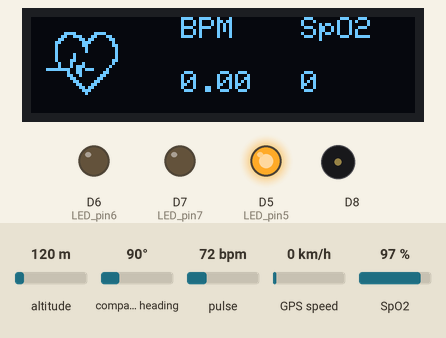
Recording of a sketch running on a simulated ESP8266 (NodeMCU). On the bench: 128×32 one-colour display, output pins drawn as LEDs (lit = HIGH), buzzer (waves = sounding). Inputs (shaded band) come from the test bench; at power-on: pulse 72 bpm, SpO2 97 %, altitude 120 m, compass heading 90°, GPS speed 0 km/h. WiFi joins after 1.5 s; servers stay silent unless stated; the display library's start-up logo is not drawn; the GPS gets a fix after 3 s at 37.7749, -122.4194 with 8 satellites; what the sketch prints to the serial monitor is not drawn.

Above: at 5.8 s.
5.9 s: pulse set to 62 bpm
At 9.4 s:
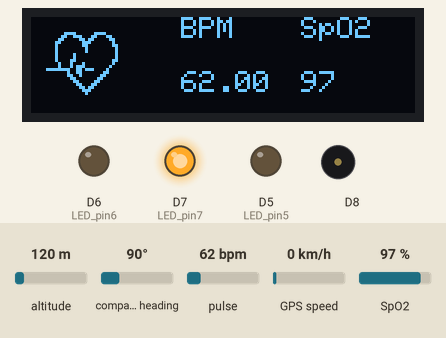
9.9 s: pulse set to 58 bpm
At 11.2 s:
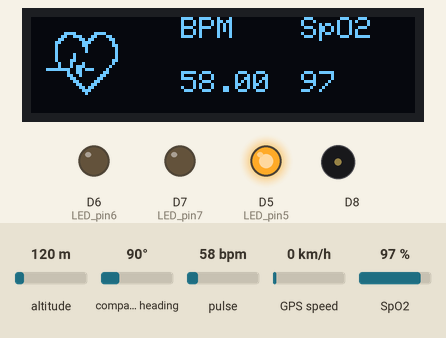
13.9 s: pulse set to 130 bpm
At 15.5 s:
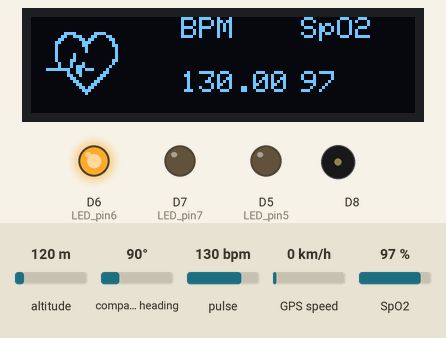
17.9 s: SpO2 set to 80 %
At 19.73 s:
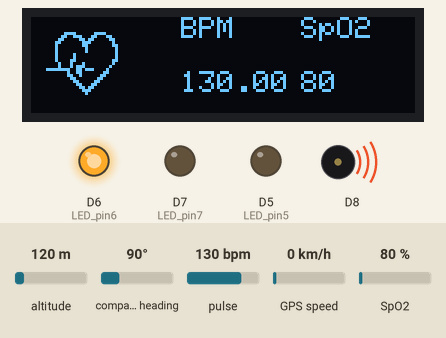
21.1 s: SpO2 set to 85 %
At 22.0 s:
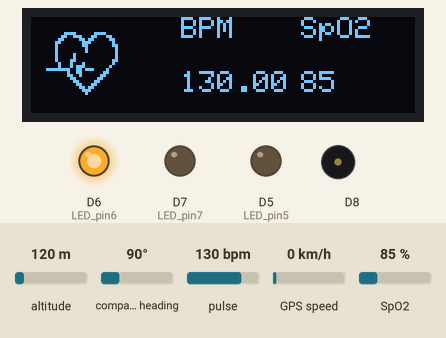
Timing chart, 0 to 25.1 s (numbered marks = the images above; inputs shaded):
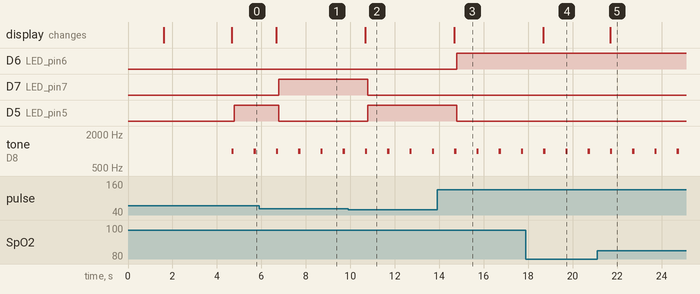

The sketch:

sketch_mar13a.ino
```cpp
// (licence header left out)
#include <Adafruit_GFX.h>        //OLED libraries
#include <Adafruit_SSD1306.h>
#include <Wire.h>
#include "MAX30100_PulseOximeter.h"
#include <ESP8266WiFi.h>  // wifi
#include <SoftwareSerial.h>
#include <TinyGPS++.h>
//#include <ThingSpeak.h>   // link to thingspeak

#define REPORTING_PERIOD_MS     1000

// PulseOximeter is the higher level interface to the sensor
// it offers:
//  * beat detection reporting
//  * heart rate calculation
//  * SpO2 (oxidation level) calculation
PulseOximeter pox;

uint32_t tsLastReport = 0;

//wifi
const char *ssid =  "OPPORTUNITY";
const char *pass =  "12345679";
TinyGPSPlus gps;
SoftwareSerial SerialGPS(2, 0);
WiFiClient client;
long myChannelNumber = 1704864;
const char myWriteAPIKey[] = "3VJIL0OO5404LO1Z";
float Latitude , Longitude;
int year , month , date, hour , minute , second;
String DateString , TimeString , LatitudeString , LongitudeString;


//OLED
#define SCREEN_WIDTH 128 // OLED display width, in pixels
#define SCREEN_HEIGHT 32 // OLED display height, in pixels 32
#define OLED_RESET    -1 // Reset pin # (or -1 if sharing Arduino reset pin)

Adafruit_SSD1306 display(SCREEN_WIDTH, SCREEN_HEIGHT, &Wire, OLED_RESET); //Declaring the display name (display)

static const unsigned char PROGMEM logo2_bmp[] =
{ 0x03, 0xC0, 0xF0, 0x06, 0x71, 0x8C, 0x0C, 0x1B, 0x06, 0x18, 0x0E, 0x02, 0x10, 0x0C, 0x03, 0x10,              //Logo2 and Logo3 are two bmp pictures that display on the OLED if called
  0x04, 0x01, 0x10, 0x04, 0x01, 0x10, 0x40, 0x01, 0x10, 0x40, 0x01, 0x10, 0xC0, 0x03, 0x08, 0x88,
  0x02, 0x08, 0xB8, 0x04, 0xFF, 0x37, 0x08, 0x01, 0x30, 0x18, 0x01, 0x90, 0x30, 0x00, 0xC0, 0x60,
  0x00, 0x60, 0xC0, 0x00, 0x31, 0x80, 0x00, 0x1B, 0x00, 0x00, 0x0E, 0x00, 0x00, 0x04, 0x00,
};

static const unsigned char PROGMEM logo3_bmp[] =
{ 0x01, 0xF0, 0x0F, 0x80, 0x06, 0x1C, 0x38, 0x60, 0x18, 0x06, 0x60, 0x18, 0x10, 0x01, 0x80, 0x08,
  0x20, 0x01, 0x80, 0x04, 0x40, 0x00, 0x00, 0x02, 0x40, 0x00, 0x00, 0x02, 0xC0, 0x00, 0x08, 0x03,
  0x80, 0x00, 0x08, 0x01, 0x80, 0x00, 0x18, 0x01, 0x80, 0x00, 0x1C, 0x01, 0x80, 0x00, 0x14, 0x00,
  0x80, 0x00, 0x14, 0x00, 0x80, 0x00, 0x14, 0x00, 0x40, 0x10, 0x12, 0x00, 0x40, 0x10, 0x12, 0x00,
  0x7E, 0x1F, 0x23, 0xFE, 0x03, 0x31, 0xA0, 0x04, 0x01, 0xA0, 0xA0, 0x0C, 0x00, 0xA0, 0xA0, 0x08,
  0x00, 0x60, 0xE0, 0x10, 0x00, 0x20, 0x60, 0x20, 0x06, 0x00, 0x40, 0x60, 0x03, 0x00, 0x40, 0xC0,
  0x01, 0x80, 0x01, 0x80, 0x00, 0xC0, 0x03, 0x00, 0x00, 0x60, 0x06, 0x00, 0x00, 0x30, 0x0C, 0x00,
  0x00, 0x08, 0x10, 0x00, 0x00, 0x06, 0x60, 0x00, 0x00, 0x03, 0xC0, 0x00, 0x00, 0x01, 0x80, 0x00
};

//LED
#define LED_pin7 D7           // tentukan nama device pada pin
#define LED_pin6 D6
#define LED_pin5 D5


// Callback (registered below) fired when a pulse is detected
void onBeatDetected()
{
  Serial.println("Beat!");
}

void setup()
{


  //Thingspeak
  SerialGPS.begin(9600);

  Serial.begin(115200);
  WiFi.begin(ssid, pass);
  while (WiFi.status() != WL_CONNECTED)
  {
    delay(200);
    Serial.print("..");
  }
  Serial.println();
  Serial.println("Congrats... NodeMCU is connected!");
  Serial.println(WiFi.localIP());
  // dht.begin();
  //  ThingSpeak.begin(client);


  //OLED
  display.begin(SSD1306_SWITCHCAPVCC, 0x3C); //Start the OLED display
  display.display();
  delay(3000);
  //  Serial.begin(115200);

  //asalnya
  //  Serial.begin(115200);

  Serial.print("Initializing pulse oximeter..");

  // Initialize the PulseOximeter instance
  // Failures are generally due to an improper I2C wiring, missing power supply
  // or wrong target chip
  if (!pox.begin()) {
    Serial.println("FAILED");
    for (;;);
  } else {
    Serial.println("SUCCESS");
  }

  // The default current for the IR LED is 50mA and it could be changed
  //   by uncommenting the following line. Check MAX30100_Registers.h for all the
  //   available options.
  pox.setIRLedCurrent(MAX30100_LED_CURR_7_6MA);

  // Register a callback for the beat detection
  pox.setOnBeatDetectedCallback(onBeatDetected);

  //LED
  pinMode(LED_pin7, OUTPUT);  // declara pin samada input @ output
  pinMode(LED_pin6, OUTPUT);
  pinMode(LED_pin5, OUTPUT);

}

void loop()
{


  // Make sure to call update as fast as possible
  pox.update();
  float BPM = pox.getHeartRate();
  uint8_t  SPO2 = pox.getSpO2();
  // Asynchronously dump heart rate and oxidation levels to the serial
  // For both, a value of 0 means "invalid"
  if (millis() - tsLastReport > REPORTING_PERIOD_MS) {
    Serial.print("Heart rate:");
    Serial.print(BPM);
    Serial.print("bpm    SpO2:");  //"bpm / SpO2:"
    Serial.print(SPO2);
    Serial.println("%");
    //    ThingSpeak.writeField(myChannelNumber, 1, pox.getHeartRate(), myWriteAPIKey);
    //    ThingSpeak.writeField(myChannelNumber, 2, pox.getSpO2(), myWriteAPIKey);
    tsLastReport = millis();

    // tambah
    //Thingspeak
    //float h = dht.readHumidity();
    //float t = dht.readTemperature();
    //  Serial.println("Temperature: " + (String) t);
    // Serial.println("Humidity: " + (String) h);
    // ThingSpeak.writeField(myChannelNumber, 1, t, myWriteAPIKey);
    // ThingSpeak.writeField(myChannelNumber, 2, h, myWriteAPIKey);
    //  delay(2000);


    //    long irValue = pox.getIR();    //Reading the IR value it will permit us to know if there's a finger on the sensor or not
    //Also detecting a heartbeat
    //if(irValue > 7000){                                           //If a finger is detected
    display.clearDisplay();                                   //Clear the display
    display.drawBitmap(5, 5, logo2_bmp, 24, 21, WHITE);       //Draw the first bmp picture (little heart)
    display.setTextSize(1);                                   //Near it display the average BPM you can display the BPM if you want
    display.setTextColor(WHITE);
    display.setCursor(50, 0);
    display.println("BPM");
    display.setCursor(50, 18);
    display.println(BPM);
    display.setCursor(90, 0);    //80,0
    display.println("SpO2");
    display.setCursor(90, 18);   // 82,18
    display.println(SPO2);

    display.display();

    tone(15, 1000);                                       // set(0,1000) utk nodmcu. And tone the buzzer for a 100ms you can reduce it it will be better
    delay(100);
    noTone(15);
while (SerialGPS.available() > 0)
    if (gps.encode(SerialGPS.read()))
    {
      if (gps.location.isValid())
      {
        Latitude = gps.location.lat();
        LatitudeString = String(Latitude , 6);
        Longitude = gps.location.lng();
        LongitudeString = String(Longitude , 6);
      }

      if (gps.date.isValid())
      {
        DateString = "";
        date = gps.date.day();
        month = gps.date.month();
        year = gps.date.year();

        if (date < 10)
        DateString = '0';
        DateString += String(date);

        DateString += " / ";

        if (month < 10)
        DateString += '0';
        DateString += String(month);
        DateString += " / ";

        if (year < 10)
        DateString += '0';
        DateString += String(year);
      }

      if (gps.time.isValid())
      {
        TimeString = "";
        hour = gps.time.hour(); //adjust UTC
        minute = gps.time.minute();
        second = gps.time.second();

        if (hour < 10)
        TimeString = '0';
        TimeString += String(hour);
        TimeString += " : ";

        if (minute < 10)
        TimeString += '0';
        TimeString += String(minute);
        TimeString += " : ";

        if (second < 10)
        TimeString += '0';
        TimeString += String(second);
      }

    }

    if (BPM < 60)
    {
      digitalWrite(LED_pin5, HIGH);  //LED MERAH on
      digitalWrite(LED_pin7, LOW);  //LED HIJAU on
      digitalWrite(LED_pin6, LOW);  //LED KUNING on
    }
    if (BPM > 100)
    {
      digitalWrite(LED_pin6, HIGH);  //LED KUNING on
      digitalWrite(LED_pin5, LOW);  //LED MERAH on
      digitalWrite(LED_pin7, LOW);  //LED HIJAU on
    }
    if (BPM > 60 && BPM < 100)
    {
      digitalWrite(LED_pin7, HIGH);  //LED HIJAU on
      digitalWrite(LED_pin5, LOW);  //LED MERAH on
      digitalWrite(LED_pin6, LOW);  //LED KUNING on
    }
  }
}
```

Measured:
- the behaviour switches between 61 and 60 bpm on pulse (found by bisection; images 1 and 2)
- after the input at 5.9 s, the display: changes after 0.76 s (image 1)
- after the input at 9.9 s, D7 (LED_pin7): HIGH → LOW after 0.89 s; D5 (LED_pin5): LOW → HIGH after 0.89 s; the display: changes after 0.77 s (image 2)
- after the input at 13.9 s, D6 (LED_pin6): LOW → HIGH after 0.89 s; D5 (LED_pin5): HIGH → LOW after 0.89 s; the display: changes after 0.78 s (image 3)
- after the input at 17.9 s, the display: changes after 0.78 s (image 4)
- after the input at 21.1 s, the display: changes after 0.59 s (image 5)
- by itself, tone on D8: alternates 1000 Hz for 0.10 s and silent for 0.90 s
